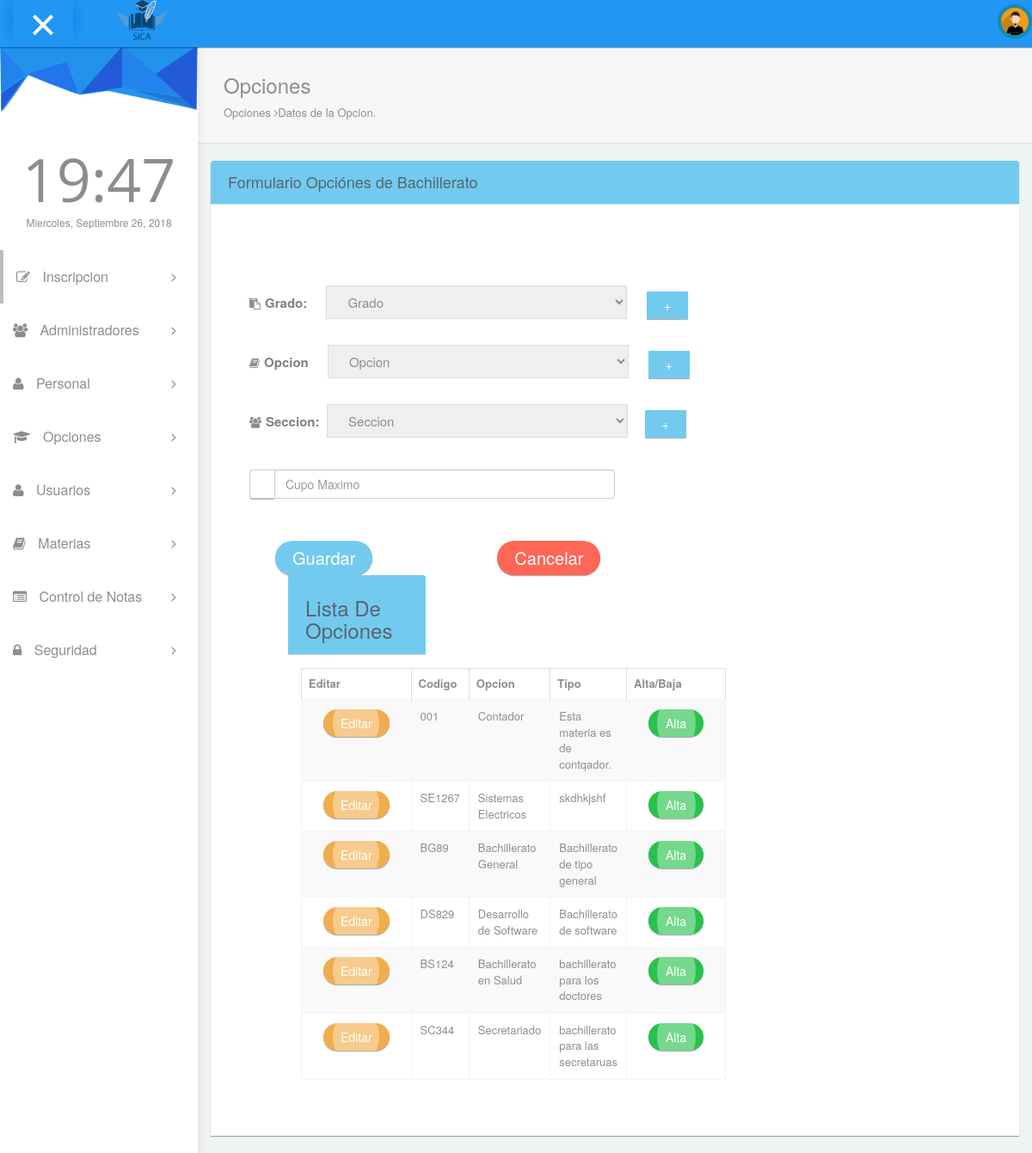
/pages/fopcione.php, run on an earlier commit of the app's database.
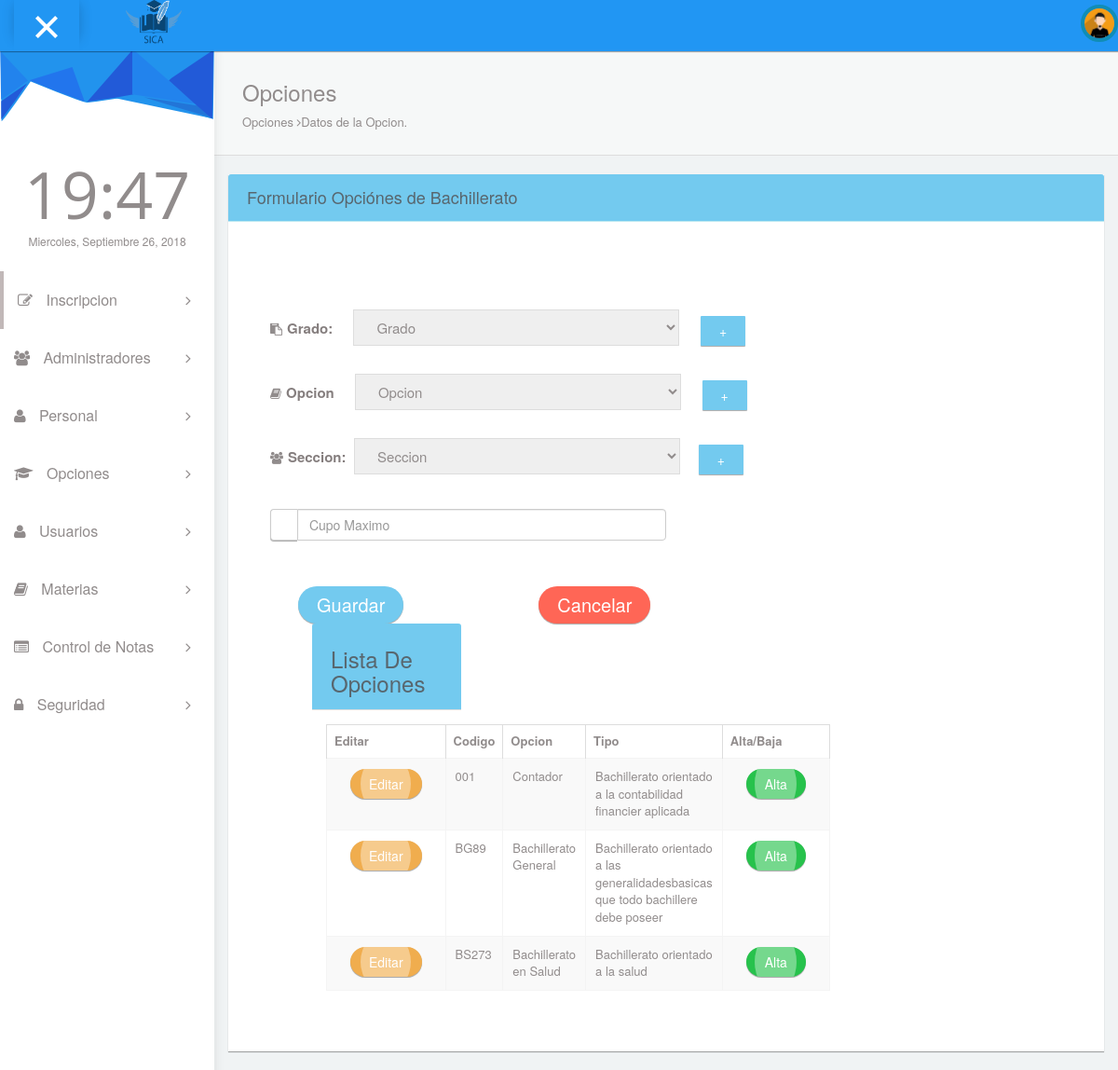
And on a later commit of the database.
### tables this page shows
CREATE TABLE `tbachilleratos` (
  `eid_bachillerato` int(11) NOT NULL,
  `ccodigo` varchar(20) NOT NULL,
  `cnombe` varchar(30) NOT NULL,
  `cdescripcion` varchar(200) NOT NULL,
  `efk_tipo` int(11) NOT NULL,
  `eestado` int(11) NOT NULL
);

### pages/fopcione.php (the view, shortened to what this page needs)
<!DOCTYPE html>
<html lang="en">
<head>
  <link rel="stylesheet" type="text/css" href="../asset/css/bootstrap.min.css">
  <link rel="stylesheet" type="text/css" href="../asset/css/plugins/datatables.bootstrap.min.css"/>
  <link rel="stylesheet" type="text/css" href="../asset/css/plugins/font-awesome.min.css"/>
  <link rel="stylesheet" type="text/css" href="../asset/css/plugins/animate.min.css"/>
  <link rel="stylesheet" type="text/css" href="../asset/css/plugins/nouislider.min.css"/>
  <link rel="stylesheet" type="text/css" href="../asset/css/plugins/select2.min.css"/>
  <link rel="stylesheet" type="text/css" href="../asset/css/plugins/ionrangeslider/ion.rangeSlider.css"/>
  <link rel="stylesheet" type="text/css" href="../asset/css/plugins/ionrangeslider/ion.rangeSlider.skinFlat.css"/>
  <link rel="stylesheet" type="text/css" href="../asset/css/plugins/bootstrap-material-datetimepicker.css"/>
  <link href="https://cdnjs.cloudflare.com/ajax/libs/select2/4.0.6-rc.0/css/select2.min.css" rel="stylesheet" />
  <link href="../asset/css/style.css" rel="stylesheet">
</head>
<body id="mimin" class="dashboard">
   <?php include "header.php"?>
      <div class="container-fluid mimin-wrapper">
          <?php include "menu.php";?>
            <div id="content">
                <div class="panel box-shadow-none content-header">
                  <div class="panel-body">
                    <div class="col-md-12" >
                    <h3 class="animated fadeInLeft">Opciones</h3>
                        <p class="animated fadeInDown">
                          Opciones <span class="fa-angle-right fa"></span>Datos de la Opcion.
                        </p>
                    </div>
                  </div>
                </div>
                <div class="form-element">
                <form id="insertar">
                <div class="col-md-12">
                  <div class="col-md-12 panel panel-info">
                    <div class="col-md-12 panel-heading">
                    <h4>Formulario Opci&oacute;nes de Bachillerato</h4>
                    </div>
                    <div class="col-md-12 panel-body" style="padding-bottom:30px;">
                      <div class="col-md-12">
                      <form class="cmxform" id="formcliente" method="post" action="">
                      <div class="col-md-12">
                           <div class="form-group form-animate-text" style="margin-top:5px !important;margin-bottom:30px !important;">
                             <i  class="fa fa-clipboard"></i><span class="label label-default" style="width: 100px; font-size: 15px; margin-right:13px">Grado: </span>
                              <select id="grado" class="select2 show-tick" style="width: 350px; font-size: 15px" name="grado">
                              <option value="">Grado</option>
                              </select>
                              <button title="Agrega Nuevo Grado el Sistema" style="margin-left:19px; size:40px;" class="btn btn-info" type="button" data-toggle="modal" data-target="#modalGrado">+</button>
                              </div>
                           <div class="form-group form-animate-text" style="margin-top:5px !important;margin-bottom:30px !important;">
                             <i  class="fa fa-book"></i><span class="label label-default" style="width: 100px; font-size: 15px; margin-right:13px">Opcion </span>
                              <select  id="opc" class="select2 show-tick" style="width: 350px; font-size: 15px" name="opc">
                              <option value="opcion">Opcion</option>
                              </select>
                              <button title="Agrega Nueva Opcionel al Sistema" style="margin-left:19px;" class="btn btn-info" type="button" data-toggle="modal" data-target="#modalForm">+</button>
                              </div>
                             <div class="form-group form-animate-text" style="margin-top:5px !important;margin-bottom:30px !important;">
                             <i  class="fa fa-users"></i><span class="label label-default" style="width: 100px; font-size: 15px">Seccion:</span>
                              <select id="seccion" class="select2 show-tick" style="width: 350px; font-size: 15px" name="seccion">
                              <option value="">Seccion</option>
                              </select>
                              <button   style="margin-left:16px; border-radius: 50px 20px" class="btn btn-info" type="button" data-toggle="modal" data-target="#modalSeccion">+</button>
                              <div class="input-group col-md-6">
                              <span class="input-group-addon"><i class="class=fas fa-list-ol"></i></span>
                               <input id="cupo" type="number" class="form-control" name="cupo" placeholder="Cupo Maximo">
                           </div>
                          </div>
                          <div class="col-md-12">
                              <div class="col-md-4">
                              <br><b></b>
                              <input type="button" id="guardar" name="guardar" class="next action-button btn btn-info btn-sm btn-round" style="font-size:20px;" value="Guardar" />
                          </div>
                          <div>
                            <br><b></b>
                              <input type="button" name="next" class="next action-button btn btn-danger btn-sm btn-round" style="font-size:20px;" value="Cancelar" />
                              </div>
                              <div class="col-md-6">
                  <div class="col-md-6">
                  <div class="panel1">
                    <div class="panel-heading"><h3>Lista De Opciones</h3></div>
                    <div class="panel-body">
                      <div class="responsive-table">
                      <table id="datatables-example" class="table table-striped table-bordered" width="100%" cellspacing="0">
                      <thead>
                        <tr>
                          <th>Editar</th>
                          <th>Codigo</th>
                          <th>Opcion</th>
                          <th>Tipo</th>
                          <th>Alta/Baja</th>
                        </tr>
                      </thead>
                      <tbody>
                      <?php
include "../config/conexion.php";
$result = $conexion->query("select * from tbachilleratos order by eid_bachillerato");
if ($result) {
    while ($fila = $result->fetch_object()) {
        echo "<tr>";
        echo "<td>
          <div class='col-md-2' style='margin-top:1px'>
            <button class='btn ripple-infinite btn-round btn-warning' onclick='modify(" . $fila->eid_bachillerato . ")';>
            <div>
              <span>Editar</span>
            </div>
            </button>
            </div>
        </td>";
        echo "<td>" . $fila->ccodigo . "</td>";
        echo "<td>" . $fila->cnombe . "</td>";
        echo "<td>" . $fila->cdescripcion . "</td>";
        echo "<td>
          <div class='col-md-2' style='margin-top:1px'>
            <button class='btn ripple-infinite btn-round btn-success' onclick='confirmar(" . $fila->idcatalogo . ")'>
            <div>
              <span>Alta</span>
            </div>
            </button>
            </div>
        </td>";
        echo "</tr>";
    }
}
?>
                      </tbody>
                        </table>
                      </div>
                  </div>
                </div>
                       </div>
                        </div>
                      </div>
                          </div>
                          </form>
                      </div>
                      </div>
                    </div>
                  </div>
                </div>
              </div>
</body>
</html>

### pages/header.php (shortened to what this page needs)
<nav class="navbar navbar-default header navbar-fixed-top">
  <div class="col-md-12 nav-wrapper">
    <div class="navbar-header" style="width:100%;">
      <div class="opener-left-menu is-open">
        <span class="bottom"></span>
      </div>
      <b><img src="../asset/img/logo.png" style="width:60px;height=60px"></b>
        <a href="index.html" class="navbar-brand">
        </a>
      <ul class="nav navbar-nav navbar-right user-nav">
        <li class="user-name"><span><?php echo $_SESSION["usuario"]; ?> </span></li>
          <li class="dropdown avatar-dropdown">
           <img src="../asset/img/avatar.jpg" class="img-circle avatar" alt="user name" data-toggle="dropdown" aria-haspopup="true" aria-expanded="true"/>
        </li>
      </ul>
    </div>
  </div>
</nav>

### pages/menu.php (shortened to what this page needs)
<div id="left-menu">
  <div class="sub-left-menu scroll">
    <ul class="nav nav-list">
        <li><div class="left-bg"></div></li>
        <li class="time">
          <h1 class="animated fadeInLeft">21:00</h1>
          <p class="animated fadeInRight">Sat,October 1st 2029</p>
        </li>
    <li class="active ripple">
      <a class="tree-toggle nav-header"><span class="fa fa-edit"></span> Inscripcion
        <span class="fa-angle-right fa right-arrow text-right"></span>
      </a>
    </li>
    <li class="ripple">
      <a class="tree-toggle nav-header">
        <span class="fa fa-users"></span> Administradores
        <span class="fa-angle-right fa right-arrow text-right"></span>
      </a>
    </li>
    <li class="ripple">
      <a class="tree-toggle nav-header">
        <span class="fa-user fa"></span> Personal
        <span class="fa-angle-right fa right-arrow text-right"></span>
      </a>
    </li>
    <li class="ripple">
      <a class="tree-toggle nav-header">
        <span class="fa fa-graduation-cap"></span> Opciones
        <span class="fa-angle-right fa right-arrow text-right"></span>
      </a>
    </li>
    <li class="ripple">
      <a class="tree-toggle nav-header">
        <span class="fa-user fa"></span> Usuarios
        <span class="fa-angle-right fa right-arrow text-right"></span>
      </a>
    </li>
    <li class="ripple">
      <a class="tree-toggle nav-header">
        <span class="fa fa-book"></span> Materias
        <span class="fa-angle-right fa right-arrow text-right"></span>
      </a>
    </li>
         <li class="ripple">
          <a class="tree-toggle nav-header">
            <span class="fa fa-list-alt"></span> Control de Notas
            <span class="fa-angle-right fa right-arrow text-right"></span>
          </a>
        </li>
        <li class="ripple">
          <a class="tree-toggle nav-header">
            <span class="fa fa-lock "></span> Seguridad
            <span class="fa-angle-right fa right-arrow text-right"></span>
          </a>
        </li>
      </ul>
    </div>
</div>

What changed in the data, as far as the page shows it:
removed tbachilleratos: ccodigo "SE1267", cnombe "Sistemas Electricos", cdescripcion "skdhkjshf"
removed tbachilleratos: ccodigo "DS829", cnombe "Desarrollo de Software", cdescripcion "Bachillerato de software"
removed tbachilleratos: ccodigo "BS124", cnombe "Bachillerato en Salud", cdescripcion "bachillerato para los doctores"
removed tbachilleratos: ccodigo "SC344", cnombe "Secretariado", cdescripcion "bachillerato para las secretaruas"
changed tbachilleratos "Contador": cdescripcion "Esta materia es de contqador." → "Bachillerato orientado a la contabilidad financier aplicada"
changed tbachilleratos "BG89": cdescripcion "Bachillerato de tipo general" → "Bachillerato orientado a las generalidadesbasicas que todo bachillere debe poseer"
added tbachilleratos: ccodigo "BS273", cnombe "Bachillerato en Salud", cdescripcion "Bachillerato orientado a la salud"
